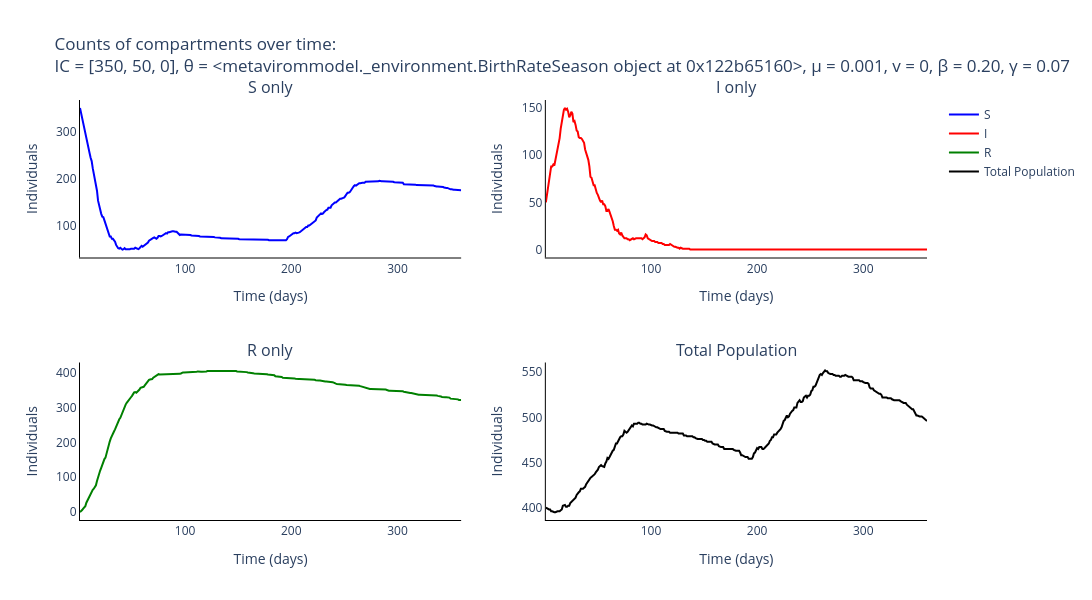

The cell this chart's notebook holds for it:
### Markdown cell above
### Plot output of Gillespie for the different compartments

### Code cell
# Trace names - represent the type of individuals for the simulation
trace_name = ['{}'.format(s) for s in compartments]

# Names of panels
panels = ['{} only'.format(s) for s in compartments] + ['Total Population']

fig = go.Figure()
fig = make_subplots(rows=int(np.ceil(len(panels)/2)), cols=2, subplot_titles=tuple('{}'.format(p) for p in panels))

# Add traces to the separate counts panels
for s, spec in enumerate(compartments):
    fig.add_trace(
        go.Scatter(
            y=np.mean(output_algorithm[:, :, s], axis=0).tolist(),
            x=times,
            mode='lines',
            name=trace_name[s],
            line_color=colours[s]
        ),
        row= int(np.floor(s / 2)) + 1,
        col= s % 2 + 1
    )

fig.add_trace(
    go.Scatter(
        y=np.mean(np.sum(output_algorithm, axis=2), axis=0).tolist(),
        x=times,
        mode='lines',
        name='Total Population',
        line_color='black'
    ),
    row= 2,
    col= 2
)

# Add axis labels
fig.update_layout(
    title='Counts of compartments over time:<br>IC = {}, θ = {}, μ = {}, v = {}, β = {:.2f}, γ = {:.2f}'.format(parameters[0:3], parameters[3], parameters[4], parameters[5], parameters[6], parameters[7]),
    width=1100, 
    height=600,
    plot_bgcolor='white',
    xaxis=dict(
        linecolor='black',
        title = 'Time (days)'
        ),
    yaxis=dict(
        linecolor='black',
        title = 'Individuals'),
    xaxis2=dict(
        linecolor='black',
        title = 'Time (days)'
        ),
    yaxis2=dict(
        linecolor='black',
        title = 'Individuals'),
    xaxis3=dict(
        linecolor='black',
        title = 'Time (days)'
        ),
    yaxis3=dict(
        linecolor='black',
        title = 'Individuals'),
    xaxis4=dict(
        linecolor='black',
        title = 'Time (days)'
        ),
    yaxis4=dict(
        linecolor='black',
        title = 'Individuals')
    #legend=dict(
    #    orientation="h",
    #    yanchor="bottom",
    #    y=1.02,
    #    xanchor="right",
    #    x=1
    #)
    )

fig.write_image('images/Optimal-sampling-gillespie.pdf')
fig.show()

### Figure 1 — Plotly figure (JSON) as saved in the notebook; plotly's stock layout.template omitted (floating-point values rounded to 4 significant figures; data arrays with more than 128 entries replaced by an {"elided": "..."} marker saying what was removed)
{"data": [{"line": {"color": "blue"}, "mode": "lines", "name": "S", "type": "scatter", "x": {"elided": "360 int values"}, "xaxis": "x", "y": {"elided": "360 int values"}, "yaxis": "y"}, {"line": {"color": "red"}, "mode": "lines", "name": "I", "type": "scatter", "x": {"elided": "360 int values"}, "xaxis": "x2", "y": {"elided": "360 int values"}, "yaxis": "y2"}, {"line": {"color": "green"}, "mode": "lines", "name": "R", "type": "scatter", "x": {"elided": "360 int values"}, "xaxis": "x3", "y": {"elided": "360 int values"}, "yaxis": "y3"}, {"line": {"color": "black"}, "mode": "lines", "name": "Total Population", "type": "scatter", "x": {"elided": "360 int values"}, "xaxis": "x4", "y": {"elided": "360 int values"}, "yaxis": "y4"}], "layout": {"annotations": [{"font": {"size": 16}, "showarrow": false, "text": "S only", "x": 0.225, "xanchor": "center", "xref": "paper", "y": 1, "yanchor": "bottom", "yref": "paper"}, {"font": {"size": 16}, "showarrow": false, "text": "I only", "x": 0.775, "xanchor": "center", "xref": "paper", "y": 1, "yanchor": "bottom", "yref": "paper"}, {"font": {"size": 16}, "showarrow": false, "text": "R only", "x": 0.225, "xanchor": "center", "xref": "paper", "y": 0.375, "yanchor": "bottom", "yref": "paper"}, {"font": {"size": 16}, "showarrow": false, "text": "Total Population", "x": 0.775, "xanchor": "center", "xref": "paper", "y": 0.375, "yanchor": "bottom", "yref": "paper"}], "height": 600, "plot_bgcolor": "white", "title": {"text": "Counts of compartments over time:<br>IC = [350, 50, 0], θ = <metavirommodel._environment.BirthRateSeason object at 0x122b65160>, μ = 0.001, v = 0, β = 0.20, γ = 0.07"}, "width": 1100, "xaxis": {"anchor": "y", "domain": [0, 0.45], "linecolor": "black", "title": {"text": "Time (days)"}}, "xaxis2": {"anchor": "y2", "domain": [0.55, 1], "linecolor": "black", "title": {"text": "Time (days)"}}, "xaxis3": {"anchor": "y3", "domain": [0, 0.45], "linecolor": "black", "title": {"text": "Time (days)"}}, "xaxis4": {"anchor": "y4", "domain": [0.55, 1], "linecolor": "black", "title": {"text": "Time (days)"}}, "yaxis": {"anchor": "x", "domain": [0.625, 1], "linecolor": "black", "title": {"text": "Individuals"}}, "yaxis2": {"anchor": "x2", "domain": [0.625, 1], "linecolor": "black", "title": {"text": "Individuals"}}, "yaxis3": {"anchor": "x3", "domain": [0, 0.375], "linecolor": "black", "title": {"text": "Individuals"}}, "yaxis4": {"anchor": "x4", "domain": [0, 0.375], "linecolor": "black", "title": {"text": "Individuals"}}}}
